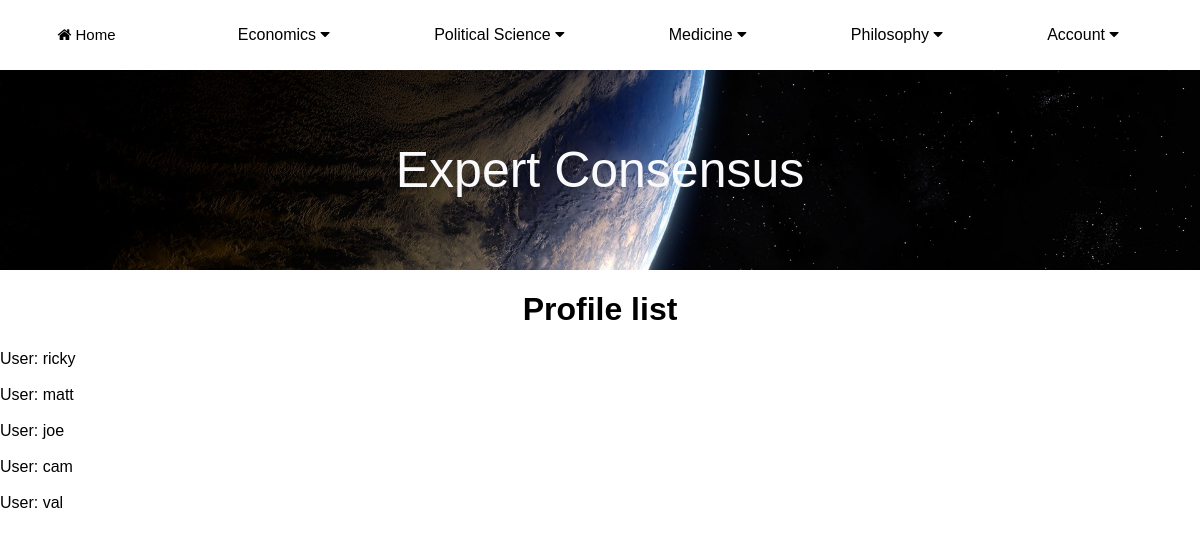
Page /MainApp/profile_list/ (signed in) on the earlier database version.
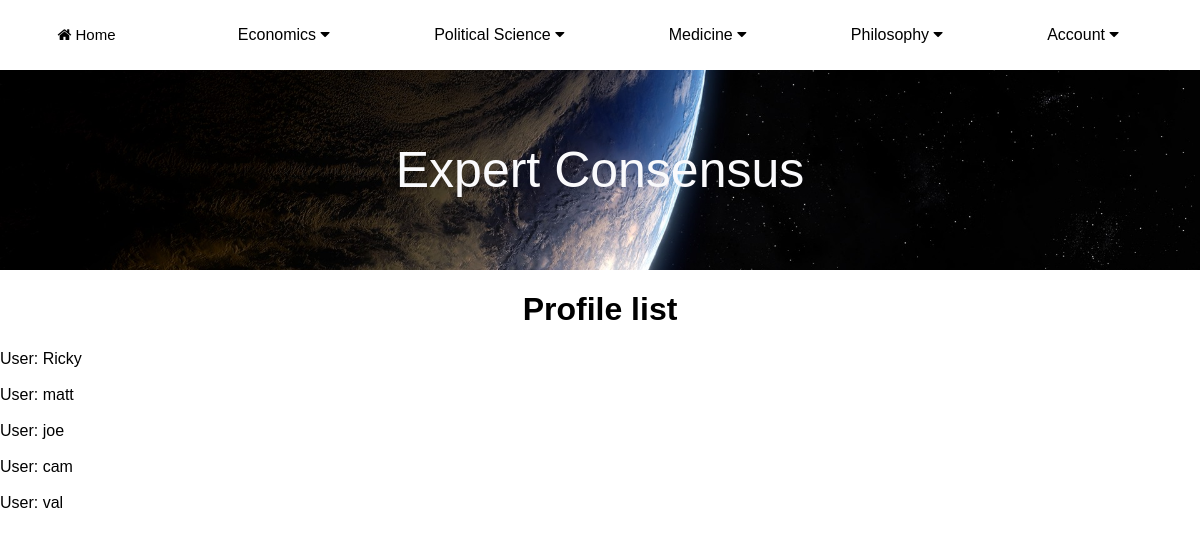
Same page on the later database version.
### MainApp/models.py (models this page shows, shortened)
class Profile(models.Model):
    field1 = "philosophy"
    field2 = "economics"
    field3 = "medicine"
    field4 = "political_science"
    fields = ((field1, 'Philosophy'), (field2, "Economics"),
              (field3, "Medicine"), (field4, "Political Science"),)
    user = models.OneToOneField(User, null=True, on_delete=models.CASCADE)
    follows = models.ManyToManyField("self",
                                     related_name="followed_by",
                                     symmetrical=False,
                                     blank=True)
    field = models.CharField(max_length=30, choices=fields, default="No Field Selected")
    bio = models.TextField(default='')
    profile_picture = models.ImageField(null=True, blank=True, upload_to="images/profile/")
    github_url = models.CharField(max_length=255, null=True, blank=True)
    linkedin_url = models.CharField(max_length=255, null=True, blank=True)

### MainApp/views.py (the view)
# urls.py: path('profile_list/', views.profile_list, name='profile_list'),
def profile_list(request):
    profiles = Profile.objects.exclude(user=request.user)
    return render(request, 'MainApp/post/profile_list.html', {'profiles':profiles})

### MainApp/templates/MainApp/post/profile_list.html (shortened to what this page needs)
{% extends "MainApp/base.html" %}
{% block content %}
<h1>Profile list</h1>
{% if profiles %}
    {% for profile in profiles %}
        User: {{ profile.user.username }}
        <br><br>
    {% endfor %}
{% endif %}
{% endblock %}

Differences in the rows shown:
changed Profile: user.username "ricky" → "Ricky"
